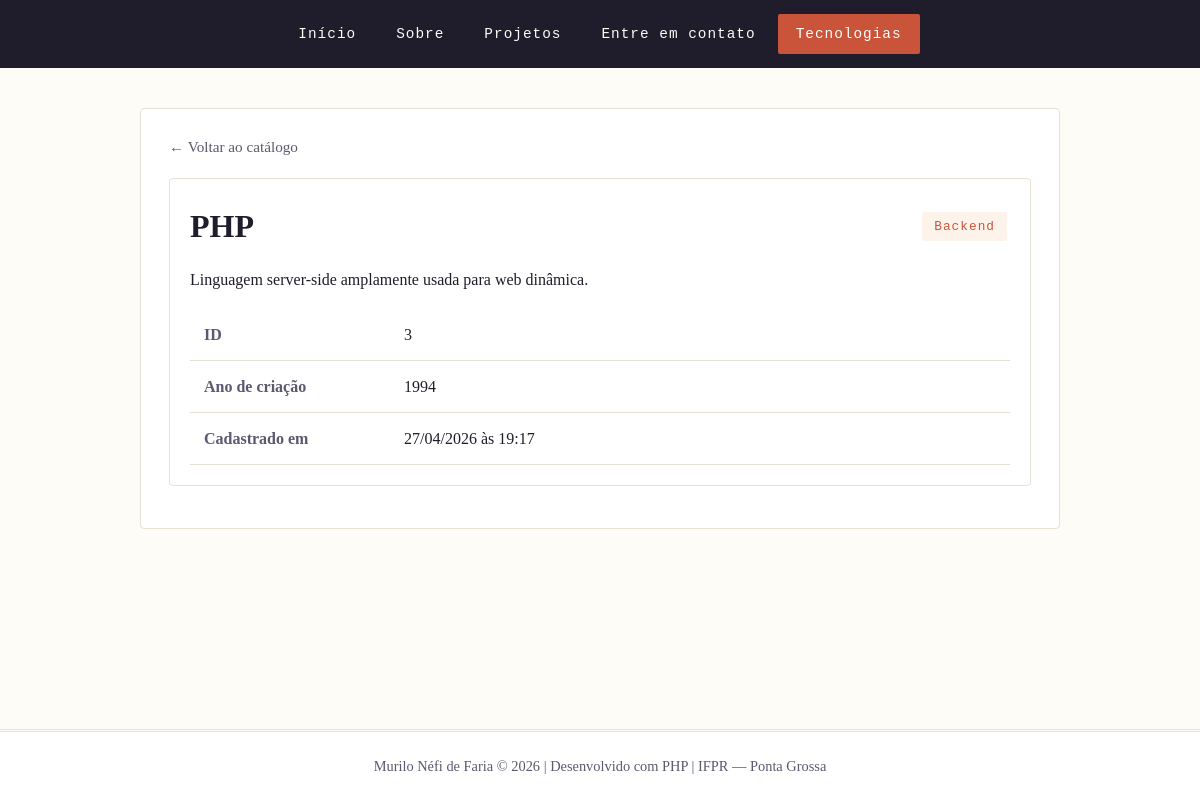
Page /03_pdo/detalhe.php?id=3&categoria=Backend on the committed database.
### tables this page shows
CREATE TABLE IF NOT EXISTS tecnologias (
    id INT AUTO_INCREMENT PRIMARY KEY,
    nome VARCHAR(100) NOT NULL,
    categoria VARCHAR(100) NOT NULL,
    descricao TEXT NOT NULL,
    ano_criacao INT NOT NULL,
    criado_em TIMESTAMP DEFAULT CURRENT_TIMESTAMP
);

### 03_pdo/detalhe.php (the view, shortened to what this page needs)
<?php
require_once 'includes/conexao.php';
$id = filter_input(INPUT_GET, 'id', FILTER_VALIDATE_INT);
$categoria = trim($_GET['categoria'] ?? '');
$stmt = $pdo->prepare('SELECT * FROM tecnologias WHERE id = :id');
$stmt->execute(['id' => $id]);
$tec = $stmt->fetch();
$query = [];
if ($categoria !== '') {
    $query['categoria'] = $categoria;
}
$voltar = 'index.php';
if (!empty($query)) {
    $voltar .= '?' . http_build_query($query);
}
?>
<!DOCTYPE html>
<html lang="pt-BR">
<head>
</head>
<body>
    <div class="container">
        <a href="<?php echo htmlspecialchars($voltar); ?>" class="link-voltar">← Voltar ao catálogo</a>
        <div class="card detalhe-card">
            <div class="card-topo">
                <h1><?php echo htmlspecialchars($tec['nome']); ?></h1>
                <span class="tag-categoria"><?php echo htmlspecialchars($tec['categoria']); ?></span>
            </div>
            <p><?php echo htmlspecialchars($tec['descricao']); ?></p>
            <table class="tabela-detalhe">
                <tr>
                    <td>ID</td>
                    <td><?php echo $tec['id']; ?></td>
                </tr>
                <tr>
                    <td>Ano de criação</td>
                    <td><?php echo $tec['ano_criacao']; ?></td>
                </tr>
                <tr>
                    <td>Cadastrado em</td>
                    <td><?php echo date('d/m/Y \à\s H:i', strtotime($tec['criado_em'])); ?></td>
                </tr>
            </table>
        </div>
    </div>
</body>
</html>

### includes/style.css (style rules this page uses)
:root { --cor-fundo: #fdfcf7; --cor-texto: #1f1d2b; --cor-suave: #5c5870; --cor-destaque: #c9543a; --cor-borda: #e6e1d3; --cor-card: #ffffff; --cor-sucesso: #2e7d52; --cor-erro: #b3331e; --cor-aviso-fundo: #fef3eb; --cor-sucesso-fundo: #ecf5f0; --cor-erro-fundo: #fbecea; }
* { margin: 0; padding: 0; box-sizing: border-box; }
body { font-family: 'Georgia', 'Times New Roman', serif; background: var(--cor-fundo); color: var(--cor-texto); line-height: 1.7; min-height: 100vh; display: flex; flex-direction: column; }
.container { max-width: 920px; width: 100%; margin: 40px auto; padding: 24px 28px; background: var(--cor-card); border: 1px solid var(--cor-borda); border-radius: 4px; }
.card { background: var(--cor-card); border: 1px solid var(--cor-borda); padding: 20px; border-radius: 4px; margin-bottom: 18px; }
.card-topo { display: flex; justify-content: space-between; align-items: center; margin-bottom: 12px; }
.tag-categoria { display: inline-block; padding: 4px 12px; background: var(--cor-aviso-fundo); color: var(--cor-destaque); border-radius: 2px; font-size: 0.8em; text-decoration: none; margin: 3px; font-family: 'Courier New', monospace; letter-spacing: 1px; }
.link-voltar { display: inline-block; margin-bottom: 18px; color: var(--cor-suave); text-decoration: none; font-size: 0.95em; }
.tabela-detalhe { width: 100%; border-collapse: collapse; margin-top: 16px; }
.tabela-detalhe td { padding: 12px 14px; border-bottom: 1px solid var(--cor-borda); }
.tabela-detalhe tr td:first-child { font-weight: bold; color: var(--cor-suave); width: 200px; }

### rows in the picture
tecnologias: nome "PHP", categoria "Backend", descricao "Linguagem server-side amplamente usada para web dinâmica.", id "3", ano_criacao "1994", criado_em "27/04/2026 às 19:17"

### other values in the picture
$autor "Murilo Néfi de Faria"
